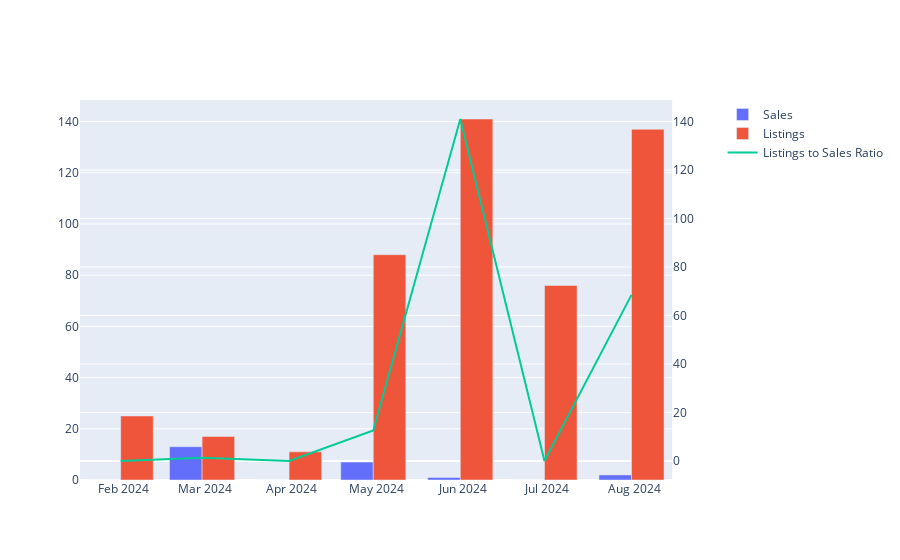

Write notebook code for a chart like this one.
### Code cell
listing_to_sales_fig = make_subplots(specs=[[{"secondary_y": True}]])

# Add bar chart for sales
listing_to_sales_fig.add_trace(
    go.Bar(
        x=monthly_listings.index,
        y=monthly_listings['sales'],
        name='Sales'
    ),
    secondary_y=False
)

listing_to_sales_fig.add_trace(
    go.Bar(
        x=monthly_listings.index,
        y=monthly_listings['listings'],
        name='Listings'
    ),
    secondary_y=False
)

# Add line chart for cumulative sales
listing_to_sales_fig.add_trace(
    go.Scatter(
        x=monthly_listings.index,
        y=monthly_listings['listings_to_sales_ratio'],
        name='Listings to Sales Ratio',
        mode='lines'
    ),
    secondary_y=True
)

# listing_to_sales_fig.show()

### Figure 1 — Plotly figure (JSON) as saved in the notebook; plotly's stock layout.template omitted (floating-point values rounded to 4 significant figures)
{"data": [{"name": "Sales", "type": "bar", "x": ["2024-01-31T00:00:00", "2024-02-29T00:00:00", "2024-03-31T00:00:00", "2024-04-30T00:00:00", "2024-05-31T00:00:00", "2024-06-30T00:00:00", "2024-07-31T00:00:00"], "xaxis": "x", "y": [0, 13, 0, 7, 1, 0, 2], "yaxis": "y"}, {"name": "Listings", "type": "bar", "x": ["2024-01-31T00:00:00", "2024-02-29T00:00:00", "2024-03-31T00:00:00", "2024-04-30T00:00:00", "2024-05-31T00:00:00", "2024-06-30T00:00:00", "2024-07-31T00:00:00"], "xaxis": "x", "y": [25, 17, 11, 88, 141, 76, 137], "yaxis": "y"}, {"mode": "lines", "name": "Listings to Sales Ratio", "type": "scatter", "x": ["2024-01-31T00:00:00", "2024-02-29T00:00:00", "2024-03-31T00:00:00", "2024-04-30T00:00:00", "2024-05-31T00:00:00", "2024-06-30T00:00:00", "2024-07-31T00:00:00"], "xaxis": "x", "y": [0, 1.308, 0, 12.57, 141, 0, 68.5], "yaxis": "y2"}], "layout": {"xaxis": {"anchor": "y", "domain": [0, 0.94]}, "yaxis": {"anchor": "x", "domain": [0, 1]}, "yaxis2": {"anchor": "x", "overlaying": "y", "side": "right"}}}
